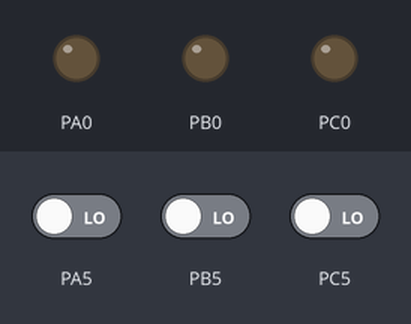
A program run on a simulated ATmega16, built with avr-gcc and emulated at 8 MHz. On the bench: output pins drawn as LEDs (lit = HIGH). Dashed ring = blinking. Inputs (shaded band) come from the test bench; at power-on: PA5 LOW, PB5 LOW, PC5 LOW.

Above: at 1.2 s.
1.3 s: PA5 driven HIGH
At 1.91 s:
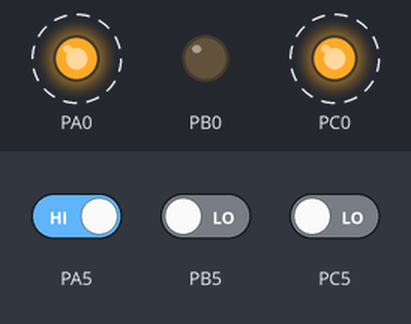
4.3 s: PB5 driven HIGH
At 4.3 s:
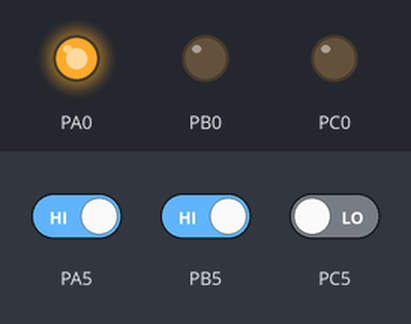
6.3 s: PB5 driven LOW
At 6.51 s:
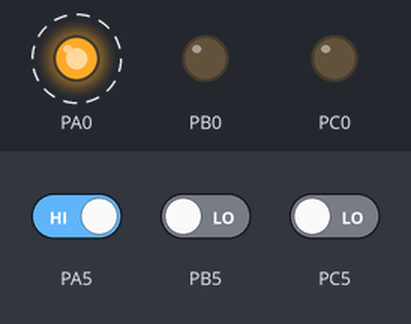
Timing chart, 0 to 15.3 s (numbered marks = the images above; inputs shaded):
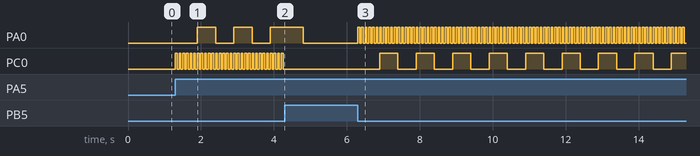

Measured:
- after the input at 1.3 s, PA0: alternates HIGH for 0.50 s and LOW for 0.50 s, starting after 0.60 s; PC0: alternates HIGH for 0.05 s and LOW for 0.05 s, starting at once
- after the input at 4.3 s, PC0: stops changing and stays LOW
- after the input at 6.3 s, PA0: alternates HIGH for 0.05 s and LOW for 0.05 s, starting at once; PC0: alternates HIGH for 0.50 s and LOW for 0.50 s, starting after 0.60 s

The program:

main.c
```c
#define  F_CPU  8000000UL

#include <avr/io.h>
#include <avr/interrupt.h>
#include <util/delay.h>

uint8_t counter = 0;

void setup(){
	DDRA |= (1 << 0) | (0 << 5);
	DDRC |= (1 << 0) | (0 << 5);
	DDRB |= (1 << 0) | (0 << 5);

	PORTA |= (1 << 5);
	PORTC |= (1 << 5);
	PORTB |= (1 << 5);
}

void _both_lost(){
	while (!((1 << 5) & PINB)){
		PORTC |= (1 << 0);
		PORTA |= (1 << 0);
		_delay_ms(250);
		PORTC &= ~(1 << 0);
		PORTA &= ~(1 << 0);
		_delay_ms(250);
	}
}

void _player1_wins(){
	counter = 0;
	PORTB = 0;
	while (!((1 << 5) & PINB)){
		PORTA |= (1 << 0);
		_delay_ms(50);
		PORTA &= ~(1 << 0);
		_delay_ms(50);
		if (counter == 5){
			PORTC ^= (1 << 0);
			counter = 0;
		}
		counter++;
	}
}

void _player2_wins(){
	PORTB = 0;
	counter = 0;
	while (!((1 << 5) & PINB)){
		PORTC |= (1 << 0);
		_delay_ms(50);
		PORTC &= ~(1 << 0);
		_delay_ms(50);
		if (counter == 5){
			PORTA ^= (1 << 0);
			counter = 0;
		}
		counter++;
	}
}


int main(void){
	setup();

	PORTB = 0;
	PORTA = 0;
	PORTC = 0;

	PORTB |= (0 << 1);
	PORTA |= (0 << 1);
	PORTC |= (0 << 1);

	while (1){
		while (!((1 << 5) & PINB)){
			if (((1 << 5) & PINA) && ((1 << 5) & PINC))
				_both_lost();
			else if (!((1 << 5) & PINA) && ((1 << 5) & PINC))
				_player1_wins();
			else if (((1 << 5) & PINA) && !((1 << 5) & PINC))
				_player2_wins();
		}

		_delay_ms(500);
		PORTB |= (1 << 0);
		while (!((1 << 5) & PINB)){
			if ((1 << 5) & PINA){
				_player1_wins();
				break;
			}
			if ((1 << 5) & PINC){
				_player2_wins();
				break;
			}
		}
		PORTA &= (0 << 1);
		PORTC &= (0 << 1);
		PORTB &= (0 << 1);
	}
}
```
